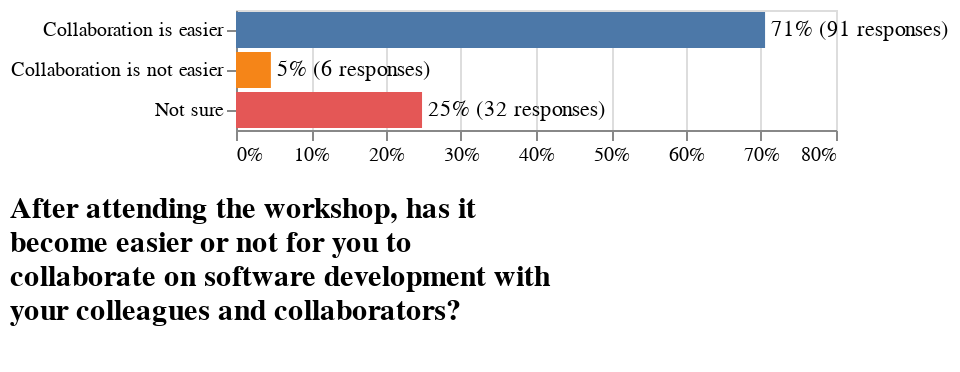

Write notebook code for a chart like this one.
### Code cell
question = "After attending the workshop, has it become easier or not for you to collaborate on software development with your colleagues and collaborators?"
order = ["Collaboration is easier", "Collaboration is not easier", "Not sure"]

plot(data, question, order, "collaboration.png")

### Figure 1 — Vega-Lite specification as saved in the notebook (floating-point values rounded to 4 significant figures)
{"config": {"view": {"continuousWidth": 300, "continuousHeight": 300}, "title": {"anchor": "start", "fontSize": 15, "offset": 15, "orient": "bottom", "subtitleColor": "gray", "subtitleFontSize": 15}}, "layer": [{"mark": {"type": "bar"}, "encoding": {"color": {"field": "options", "legend": null, "type": "nominal"}, "x": {"axis": {"format": ".0%", "title": null}, "field": "percentage", "type": "quantitative"}, "y": {"axis": {"labels": true, "title": null}, "field": "options", "sort": ["Collaboration is easier", "Collaboration is not easier", "Not sure"], "type": "nominal"}}, "title": {"text": ["After attending the workshop, has it", "become easier or not for you to", "collaborate on software development with", "your colleagues and collaborators?"], "subtitle": []}}, {"mark": {"type": "text", "align": "left", "baseline": "middle", "dx": 3}, "encoding": {"text": {"field": "formatted", "type": "nominal"}, "x": {"field": "percentage", "type": "quantitative"}, "y": {"field": "options", "sort": ["Collaboration is easier", "Collaboration is not easier", "Not sure"], "type": "nominal"}}}], "data": {"name": "data-969f15c4d6bd050ae3b9ba2a44e8688b"}, "$schema": "https://vega.github.io/schema/vega-lite/v5.17.0.json", "datasets": {"data-969f15c4d6bd050ae3b9ba2a44e8688b": [{"options": "Not sure", "counts": 32, "percentage": 0.2481, "formatted": "25% (32 responses)"}, {"options": "Collaboration is easier", "counts": 91, "percentage": 0.7054, "formatted": "71% (91 responses)"}, {"options": "Collaboration is not easier", "counts": 6, "percentage": 0.04651, "formatted": "5% (6 responses)"}]}}
